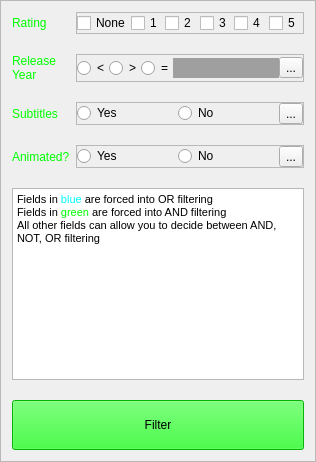
    <widget class="QFrame" name="frame_3">
     <property name="frameShape">
      <enum>QFrame::StyledPanel</enum>
     </property>
     <property name="frameShadow">
      <enum>QFrame::Sunken</enum>
     </property>
     <layout class="QFormLayout" name="formLayout_3">
      <property name="verticalSpacing">
       <number>20</number>
      </property>
      <item row="0" column="0">
       <widget class="QLabel" name="label_31">
        <property name="palette">
         <palette>
          <active>
           <colorrole role="WindowText">
            <brush brushstyle="SolidPattern">
             <color alpha="255">
              <red>0</red>
              <green>255</green>
              <blue>0</blue>
             </color>
            </brush>
           </colorrole>
          </active>
          <inactive>
           <colorrole role="WindowText">
            <brush brushstyle="SolidPattern">
             <color alpha="255">
              <red>0</red>
              <green>255</green>
              <blue>0</blue>
             </color>
            </brush>
           </colorrole>
          </inactive>
          <disabled>
           <colorrole role="WindowText">
            <brush brushstyle="SolidPattern">
             <color alpha="255">
              <red>120</red>
              <green>120</green>
              <blue>120</blue>
             </color>
            </brush>
           </colorrole>
          </disabled>
         </palette>
        </property>
        <property name="text">
         <string>Rating</string>
        </property>
       </widget>
      </item>
      <item row="0" column="1">
       <widget class="QFrame" name="frame_6">
        <property name="frameShape">
         <enum>QFrame::StyledPanel</enum>
        </property>
        <property name="frameShadow">
         <enum>QFrame::Raised</enum>
        </property>
        <layout class="QHBoxLayout" name="horizontalLayout">
         <property name="spacing">
          <number>0</number>
         </property>
         <property name="leftMargin">
          <number>0</number>
         </property>
         <property name="topMargin">
          <number>0</number>
         </property>
         <property name="rightMargin">
          <number>0</number>
         </property>
         <property name="bottomMargin">
          <number>0</number>
         </property>
         <item>
          <widget class="QCheckBox" name="rating_none">
           <property name="text">
            <string>None</string>
           </property>
          </widget>
         </item>
         <item>
          <widget class="QCheckBox" name="rating_1">
           <property name="text">
            <string>1</string>
           </property>
          </widget>
         </item>
         <item>
          <widget class="QCheckBox" name="rating_2">
           <property name="text">
            <string>2</string>
           </property>
          </widget>
         </item>
         <item>
          <widget class="QCheckBox" name="rating_3">
           <property name="text">
            <string>3</string>
           </property>
          </widget>
         </item>
         <item>
          <widget class="QCheckBox" name="rating_4">
           <property name="text">
            <string>4</string>
           </property>
          </widget>
         </item>
         <item>
          <widget class="QCheckBox" name="rating_5">
           <property name="text">
            <string>5</string>
           </property>
          </widget>
         </item>
        </layout>
       </widget>
      </item>
      <item row="1" column="0">
       <widget class="QLabel" name="label_23">
        <property name="palette">
         <palette>
          <active>
           <colorrole role="WindowText">
            <brush brushstyle="SolidPattern">
             <color alpha="255">
              <red>0</red>
              <green>255</green>
              <blue>0</blue>
             </color>
            </brush>
           </colorrole>
          </active>
          <inactive>
           <colorrole role="WindowText">
            <brush brushstyle="SolidPattern">
             <color alpha="255">
              <red>0</red>
              <green>255</green>
              <blue>0</blue>
             </color>
            </brush>
           </colorrole>
          </inactive>
          <disabled>
           <colorrole role="WindowText">
            <brush brushstyle="SolidPattern">
             <color alpha="255">
              <red>120</red>
              <green>120</green>
              <blue>120</blue>
             </color>
            </brush>
           </colorrole>
          </disabled>
         </palette>
        </property>
        <property name="text">
         <string>Release 
Year</string>
        </property>
       </widget>
      </item>
      <item row="1" column="1">
       <widget class="QFrame" name="frame_25">
        <property name="frameShape">
         <enum>QFrame::StyledPanel</enum>
        </property>
        <property name="frameShadow">
         <enum>QFrame::Raised</enum>
        </property>
        <layout class="QHBoxLayout" name="horizontalLayout_17">
         <property name="spacing">
          <number>0</number>
         </property>
         <property name="leftMargin">
          <number>0</number>
         </property>
         <property name="topMargin">
          <number>0</number>
         </property>
         <property name="rightMargin">
          <number>0</number>
         </property>
         <property name="bottomMargin">
          <number>0</number>
         </property>
         <item>
          <widget class="QRadioButton" name="year_less">
           <property name="text">
            <string>&lt;</string>
           </property>
          </widget>
         </item>
         <item>
          <widget class="QRadioButton" name="year_greater">
           <property name="text">
            <string>&gt;</string>
           </property>
          </widget>
         </item>
         <item>
          <widget class="QRadioButton" name="year_equals">
           <property name="text">
            <string>=</string>
           </property>
          </widget>
         </item>
         <item>
          <widget class="QLineEdit" name="year">
           <property name="palette">
            <palette>
             <active>
              <colorrole role="Base">
               <brush brushstyle="SolidPattern">
                <color alpha="255">
                 <red>159</red>
                 <green>159</green>
                 <blue>159</blue>
                </color>
               </brush>
              </colorrole>
             </active>
             <inactive>
              <colorrole role="Base">
               <brush brushstyle="SolidPattern">
                <color alpha="255">
                 <red>159</red>
                 <green>159</green>
                 <blue>159</blue>
                </color>
               </brush>
              </colorrole>
             </inactive>
             <disabled>
              <colorrole role="Base">
               <brush brushstyle="SolidPattern">
                <color alpha="255">
                 <red>108</red>
                 <green>108</green>
                 <blue>108</blue>
                </color>
               </brush>
              </colorrole>
             </disabled>
            </palette>
           </property>
           <property name="autoFillBackground">
            <bool>true</bool>
           </property>
           <property name="frame">
            <bool>false</bool>
           </property>
          </widget>
         </item>
         <item>
          <widget class="QToolButton" name="year_button">
           <property name="text">
            <string>...</string>
           </property>
          </widget>
         </item>
        </layout>
       </widget>
      </item>
      <item row="2" column="0">
       <widget class="QLabel" name="label_22">
        <property name="palette">
         <palette>
          <active>
           <colorrole role="WindowText">
            <brush brushstyle="SolidPattern">
             <color alpha="255">
              <red>0</red>
              <green>255</green>
              <blue>0</blue>
             </color>
            </brush>
           </colorrole>
          </active>
          <inactive>
           <colorrole role="WindowText">
            <brush brushstyle="SolidPattern">
             <color alpha="255">
              <red>0</red>
              <green>255</green>
              <blue>0</blue>
             </color>
            </brush>
           </colorrole>
          </inactive>
          <disabled>
           <colorrole role="WindowText">
            <brush brushstyle="SolidPattern">
             <color alpha="255">
              <red>120</red>
              <green>120</green>
              <blue>120</blue>
             </color>
            </brush>
           </colorrole>
          </disabled>
         </palette>
        </property>
        <property name="text">
         <string>Subtitles</string>
        </property>
       </widget>
      </item>
      <item row="2" column="1">
       <widget class="QFrame" name="subtitles">
        <property name="frameShape">
         <enum>QFrame::StyledPanel</enum>
        </property>
        <property name="frameShadow">
         <enum>QFrame::Raised</enum>
        </property>
        <layout class="QHBoxLayout" name="horizontalLayout_7">
         <property name="leftMargin">
          <number>0</number>
         </property>
         <property name="topMargin">
          <number>0</number>
         </property>
         <property name="rightMargin">
          <number>0</number>
         </property>
         <property name="bottomMargin">
          <number>0</number>
         </property>
         <item>
          <widget class="QRadioButton" name="subtitles_yes">
           <property name="text">
            <string>Yes</string>
           </property>
          </widget>
         </item>
         <item>
          <widget class="QRadioButton" name="subtitles_no">
           <property name="text">
            <string>No</string>
           </property>
          </widget>
         </item>
         <item>
          <widget class="QToolButton" name="subtitles_button">
           <property name="text">
            <string>...</string>
           </property>
          </widget>
         </item>
        </layout>
       </widget>
      </item>
      <item row="3" column="0">
       <widget class="QLabel" name="label_17">
        <property name="palette">
         <palette>
          <active>
           <colorrole role="WindowText">
            <brush brushstyle="SolidPattern">
             <color alpha="255">
              <red>0</red>
              <green>255</green>
              <blue>0</blue>
             </color>
            </brush>
           </colorrole>
          </active>
          <inactive>
           <colorrole role="WindowText">
            <brush brushstyle="SolidPattern">
             <color alpha="255">
              <red>0</red>
              <green>255</green>
              <blue>0</blue>
             </color>
            </brush>
           </colorrole>
          </inactive>
          <disabled>
           <colorrole role="WindowText">
            <brush brushstyle="SolidPattern">
             <color alpha="255">
              <red>120</red>
              <green>120</green>
              <blue>120</blue>
             </color>
            </brush>
           </colorrole>
          </disabled>
         </palette>
        </property>
        <property name="text">
         <string>Animated?</string>
        </property>
       </widget>
      </item>
      <item row="3" column="1">
       <widget class="QFrame" name="animated">
        <property name="frameShape">
         <enum>QFrame::StyledPanel</enum>
        </property>
        <property name="frameShadow">
         <enum>QFrame::Raised</enum>
        </property>
        <layout class="QHBoxLayout" name="horizontalLayout_4">
         <property name="leftMargin">
          <number>0</number>
         </property>
         <property name="topMargin">
          <number>0</number>
         </property>
         <property name="rightMargin">
          <number>0</number>
         </property>
         <property name="bottomMargin">
          <number>0</number>
         </property>
         <item>
          <widget class="QRadioButton" name="animated_yes">
           <property name="text">
            <string>Yes</string>
           </property>
          </widget>
         </item>
         <item>
          <widget class="QRadioButton" name="animated_no">
           <property name="text">
            <string>No</string>
           </property>
          </widget>
         </item>
         <item>
          <widget class="QToolButton" name="animated_button">
           <property name="text">
            <string>...</string>
           </property>
          </widget>
         </item>
        </layout>
       </widget>
      </item>
      <item row="6" column="0" colspan="2">
       <widget class="QTextBrowser" name="textBrowser">
        <property name="html">
         <string>&lt;!DOCTYPE HTML PUBLIC &quot;-//W3C//DTD HTML 4.0//EN&quot; &quot;http://www.w3.org/TR/REC-html40/strict.dtd&quot;&gt;
&lt;html&gt;&lt;head&gt;&lt;meta name=&quot;qrichtext&quot; content=&quot;1&quot; /&gt;&lt;style type=&quot;text/css&quot;&gt;
p, li { white-space: pre-wrap; }
&lt;/style&gt;&lt;/head&gt;&lt;body style=&quot; font-family:'MS Shell Dlg 2'; font-size:8.25pt; font-weight:400; font-style:normal;&quot;&gt;
&lt;p style=&quot; margin-top:0px; margin-bottom:0px; margin-left:0px; margin-right:0px; -qt-block-indent:0; text-indent:0px;&quot;&gt;Fields in &lt;span style=&quot; color:#00ffff;&quot;&gt;blue &lt;/span&gt;&lt;span style=&quot; color:#000000;&quot;&gt;are forced into OR filtering&lt;/span&gt;&lt;/p&gt;
&lt;p style=&quot; margin-top:0px; margin-bottom:0px; margin-left:0px; margin-right:0px; -qt-block-indent:0; text-indent:0px;&quot;&gt;&lt;span style=&quot; color:#000000;&quot;&gt;Fields in &lt;/span&gt;&lt;span style=&quot; color:#00ff00;&quot;&gt;green &lt;/span&gt;&lt;span style=&quot; color:#000000;&quot;&gt;are forced into AND filtering&lt;/span&gt;&lt;/p&gt;
&lt;p style=&quot; margin-top:0px; margin-bottom:0px; margin-left:0px; margin-right:0px; -qt-block-indent:0; text-indent:0px;&quot;&gt;&lt;span style=&quot; color:#000000;&quot;&gt;All other fields can allow you to decide between AND, NOT, OR filtering&lt;/span&gt;&lt;/p&gt;&lt;/body&gt;&lt;/html&gt;</string>
        </property>
       </widget>
      </item>
      <item row="7" column="0" colspan="2">
       <widget class="QPushButton" name="submit">
        <property name="minimumSize">
         <size>
          <width>50</width>
          <height>50</height>
         </size>
        </property>
        <property name="styleSheet">
         <string notr="true">background:rgb(0, 255, 0);</string>
        </property>
        <property name="text">
         <string>Filter</string>
        </property>
        <property name="autoDefault">
         <bool>false</bool>
        </property>
       </widget>
      </item>
     </layout>
    </widget>
